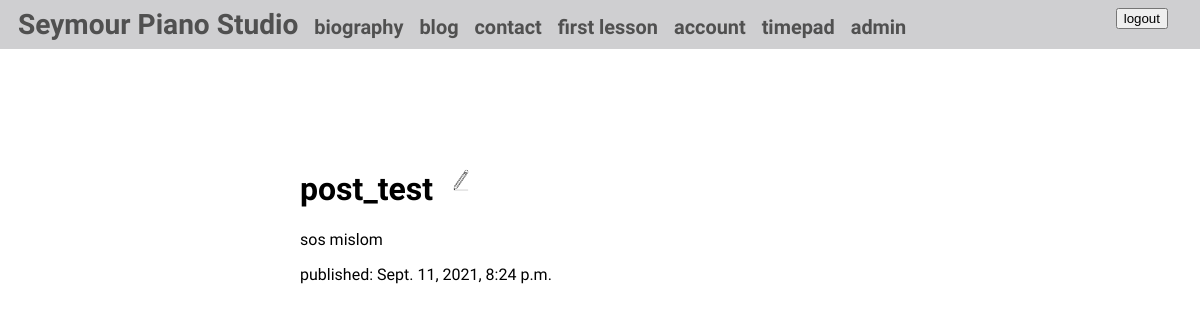
The page /blog/post/3/ (signed in) on the database its author committed.
### blog/models.py (models this page shows, shortened)
class Post(models.Model):
    title = models.CharField(max_length=200)
    text = models.TextField()
    created_date = models.DateTimeField(default=timezone.now)
    published_date = models.DateTimeField(blank=True, null=True)

### blog/views.py (the view)
# urls.py: path('post/<int:pk>/', views.post_detail, name='post_detail'),
def post_detail(request, pk):
    post = get_object_or_404(Post, pk=pk)
    return render(request, 'blog/post_detail.html', {'post': post})

### blog/templates/blog/post_detail.html
{% extends 'main/base.html' %}
{% load static %}
{% block style %}
    <link rel="stylesheet" href="{% static 'css/blog.css' %}">
{% endblock %}
{% block content %}
    <div id="blog-conteiner">
        <div class="post">
            <h1 class="post_title">
                {{ post.title }}
                {% if user.is_superuser %}
                    <a class="post-edit-button" href="{% url 'post_edit' pk=post.pk %}">
                        <img src="{% static 'img/edit.png' %}" width="40" height="40" alt="edit">
                    </a>
                {% endif %}
            </h1>
            {% if post.published_date %}
                <p class="post_text">{{ post.text|linebreaksbr }}</p>
                <div class="date">
                    <p class="pub_date">published: {{ post.published_date }}</p>
                </div>
            {% else %}
                <p>post in process...</p>
            {% endif %}
        </div>
    </div>
{% endblock %}

### main/static/css/base.css (style rules this page uses)
body { background-color: #ffffff; font-family: 'Benne', serif; padding: 0 0; margin: auto; width: 100%; }
a { color: #505050; text-decoration: none; }

### blog/static/css/blog.css (style rules this page uses)
#blog-conteiner { padding: 50px 25% 50px 15%; }
.post-edit-button { display: inline-block; width: 40px; height: 40px; }

### rows shown on the page
Post: title "post_test", text "sos mislom", published_date "Sept. 11, 2021, 8:24 p.m."
